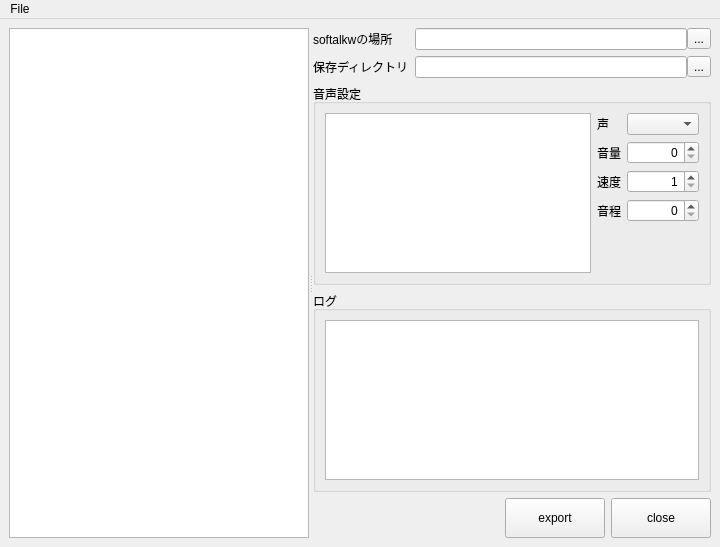
<?xml version="1.0" encoding="UTF-8"?>
<ui version="4.0">
 <class>MainWindow</class>
 <widget class="QMainWindow" name="MainWindow">
  <property name="geometry">
   <rect>
    <x>0</x>
    <y>0</y>
    <width>720</width>
    <height>547</height>
   </rect>
  </property>
  <property name="windowTitle">
   <string>MainWindow</string>
  </property>
  <widget class="QWidget" name="centralwidget">
   <layout class="QVBoxLayout" name="verticalLayout_3">
    <item>
     <widget class="QSplitter" name="splitter">
      <property name="orientation">
       <enum>Qt::Horizontal</enum>
      </property>
      <property name="opaqueResize">
       <bool>true</bool>
      </property>
      <widget class="QTreeView" name="treeView">
       <property name="sizePolicy">
        <sizepolicy hsizetype="Expanding" vsizetype="Expanding">
         <horstretch>0</horstretch>
         <verstretch>0</verstretch>
        </sizepolicy>
       </property>
       <property name="minimumSize">
        <size>
         <width>300</width>
         <height>0</height>
        </size>
       </property>
       <property name="dragEnabled">
        <bool>true</bool>
       </property>
       <property name="selectionMode">
        <enum>QAbstractItemView::ExtendedSelection</enum>
       </property>
      </widget>
      <widget class="QWidget" name="">
       <layout class="QVBoxLayout" name="verticalLayout_2">
        <item>
         <layout class="QFormLayout" name="formLayout_2">
          <item row="0" column="0">
           <widget class="QLabel" name="label">
            <property name="text">
             <string>softalkwの場所</string>
            </property>
           </widget>
          </item>
          <item row="0" column="1">
           <layout class="QHBoxLayout" name="horizontalLayout_2">
            <property name="spacing">
             <number>0</number>
            </property>
            <item>
             <widget class="QLineEdit" name="softalkwLineEdit"/>
            </item>
            <item>
             <widget class="QToolButton" name="softalkwToolButton">
              <property name="text">
               <string>...</string>
              </property>
             </widget>
            </item>
           </layout>
          </item>
          <item row="1" column="1">
           <layout class="QHBoxLayout" name="horizontalLayout">
            <property name="spacing">
             <number>0</number>
            </property>
            <item>
             <widget class="QLineEdit" name="outLineEdit"/>
            </item>
            <item>
             <widget class="QToolButton" name="outToolButton">
              <property name="text">
               <string>...</string>
              </property>
             </widget>
            </item>
           </layout>
          </item>
          <item row="1" column="0">
           <widget class="QLabel" name="label_2">
            <property name="text">
             <string>保存ディレクトリ</string>
            </property>
           </widget>
          </item>
         </layout>
        </item>
        <item>
         <widget class="QGroupBox" name="groupBox">
          <property name="sizePolicy">
           <sizepolicy hsizetype="Preferred" vsizetype="Expanding">
            <horstretch>0</horstretch>
            <verstretch>0</verstretch>
           </sizepolicy>
          </property>
          <property name="title">
           <string>音声設定</string>
          </property>
          <layout class="QHBoxLayout" name="horizontalLayout_4">
           <item>
            <widget class="QPlainTextEdit" name="plainTextEdit"/>
           </item>
           <item>
            <layout class="QFormLayout" name="formLayout">
             <item row="0" column="0">
              <widget class="QLabel" name="label_6">
               <property name="text">
                <string>声</string>
               </property>
              </widget>
             </item>
             <item row="0" column="1">
              <widget class="QComboBox" name="voiceComboBox">
               <property name="maximumSize">
                <size>
                 <width>120</width>
                 <height>16777215</height>
                </size>
               </property>
              </widget>
             </item>
             <item row="1" column="0">
              <widget class="QLabel" name="label_3">
               <property name="text">
                <string>音量</string>
               </property>
              </widget>
             </item>
             <item row="1" column="1">
              <widget class="QSpinBox" name="volumeSpinBox">
               <property name="alignment">
                <set>Qt::AlignRight|Qt::AlignTrailing|Qt::AlignVCenter</set>
               </property>
               <property name="maximum">
                <number>100</number>
               </property>
              </widget>
             </item>
             <item row="2" column="0">
              <widget class="QLabel" name="label_4">
               <property name="text">
                <string>速度</string>
               </property>
              </widget>
             </item>
             <item row="2" column="1">
              <widget class="QSpinBox" name="speedSpinBox">
               <property name="alignment">
                <set>Qt::AlignRight|Qt::AlignTrailing|Qt::AlignVCenter</set>
               </property>
               <property name="minimum">
                <number>1</number>
               </property>
               <property name="maximum">
                <number>300</number>
               </property>
              </widget>
             </item>
             <item row="3" column="0">
              <widget class="QLabel" name="label_5">
               <property name="text">
                <string>音程</string>
               </property>
              </widget>
             </item>
             <item row="3" column="1">
              <widget class="QSpinBox" name="pitchSpinBox">
               <property name="alignment">
                <set>Qt::AlignRight|Qt::AlignTrailing|Qt::AlignVCenter</set>
               </property>
               <property name="maximum">
                <number>300</number>
               </property>
              </widget>
             </item>
            </layout>
           </item>
          </layout>
         </widget>
        </item>
        <item>
         <widget class="QGroupBox" name="groupBox_2">
          <property name="title">
           <string>ログ</string>
          </property>
          <layout class="QVBoxLayout" name="verticalLayout">
           <item>
            <widget class="QTextEdit" name="logTextEdit">
             <property name="sizePolicy">
              <sizepolicy hsizetype="Expanding" vsizetype="Expanding">
               <horstretch>0</horstretch>
               <verstretch>0</verstretch>
              </sizepolicy>
             </property>
             <property name="lineWrapMode">
              <enum>QTextEdit::NoWrap</enum>
             </property>
             <property name="readOnly">
              <bool>true</bool>
             </property>
            </widget>
           </item>
          </layout>
         </widget>
        </item>
        <item>
         <layout class="QHBoxLayout" name="horizontalLayout_3">
          <item>
           <spacer name="horizontalSpacer">
            <property name="orientation">
             <enum>Qt::Horizontal</enum>
            </property>
            <property name="sizeHint" stdset="0">
             <size>
              <width>40</width>
              <height>20</height>
             </size>
            </property>
           </spacer>
          </item>
          <item>
           <widget class="QPushButton" name="exportButton">
            <property name="minimumSize">
             <size>
              <width>100</width>
              <height>40</height>
             </size>
            </property>
            <property name="text">
             <string>export</string>
            </property>
           </widget>
          </item>
          <item>
           <widget class="QPushButton" name="closeButton">
            <property name="minimumSize">
             <size>
              <width>100</width>
              <height>40</height>
             </size>
            </property>
            <property name="text">
             <string>close</string>
            </property>
           </widget>
          </item>
         </layout>
        </item>
       </layout>
      </widget>
     </widget>
    </item>
   </layout>
  </widget>
  <widget class="QMenuBar" name="menubar">
   <property name="geometry">
    <rect>
     <x>0</x>
     <y>0</y>
     <width>720</width>
     <height>21</height>
    </rect>
   </property>
   <widget class="QMenu" name="menuFile">
    <property name="title">
     <string>File</string>
    </property>
    <addaction name="actionOpen"/>
    <addaction name="actionSave"/>
    <addaction name="actionSave_Voice_Template"/>
    <addaction name="separator"/>
    <addaction name="actionExit"/>
   </widget>
   <addaction name="menuFile"/>
  </widget>
  <action name="actionOpen">
   <property name="text">
    <string>Open</string>
   </property>
   <property name="shortcut">
    <string>Ctrl+O</string>
   </property>
  </action>
  <action name="actionSave">
   <property name="text">
    <string>Save</string>
   </property>
   <property name="shortcut">
    <string>Ctrl+S</string>
   </property>
  </action>
  <action name="actionExit">
   <property name="text">
    <string>Exit</string>
   </property>
   <property name="shortcut">
    <string>Ctrl+Q</string>
   </property>
  </action>
  <action name="actionSave_Voice_Template">
   <property name="text">
    <string>Save Voice Template</string>
   </property>
  </action>
 </widget>
 <resources/>
 <connections/>
</ui>
